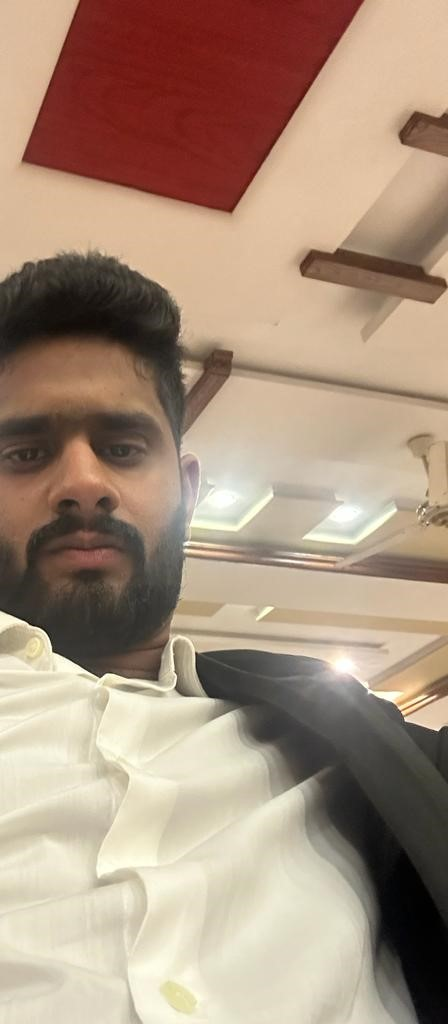
#> input picture img2.jpeg, 448 x 1024 px
$ python main.py
#> lines starting #> are read from the running program, lines starting #| are printed output that depends on the picture; after the words box and inside, x2 and y2 are one past the last pixel; in counts of white or black regions, pixels touching at a corner belong together
import cv2
import numpy as np

img_ = cv2.imread(
    r"img2.jpeg")
#> img_ is the input picture: shape (1024, 448, 3); mean B, G, R 125.6, 144.9, 168.3
img = cv2.imread(
    r"img1.jpeg")
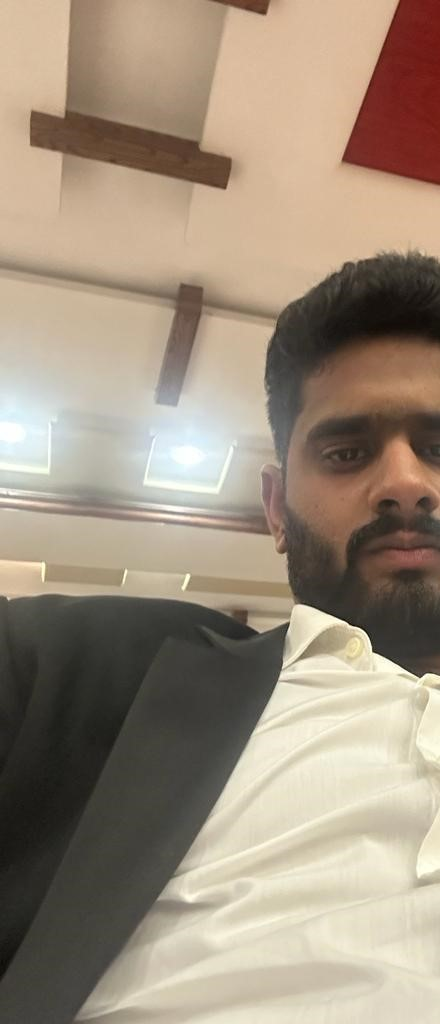
#> input picture img1.jpeg, 440 x 1024 px
#> img is the input picture: shape (1024, 440, 3); mean B, G, R 125.6, 143.3, 158.4

img1 = cv2.cvtColor(img_, cv2.COLOR_BGR2GRAY)
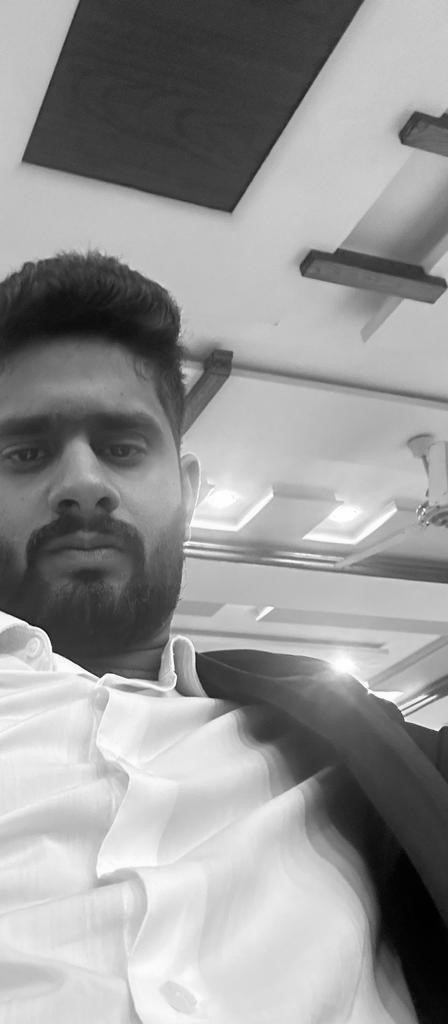
#> img1: shape (1024, 448); min 0, max 255, mean 149.7
img2 = cv2.cvtColor(img, cv2.COLOR_BGR2GRAY)
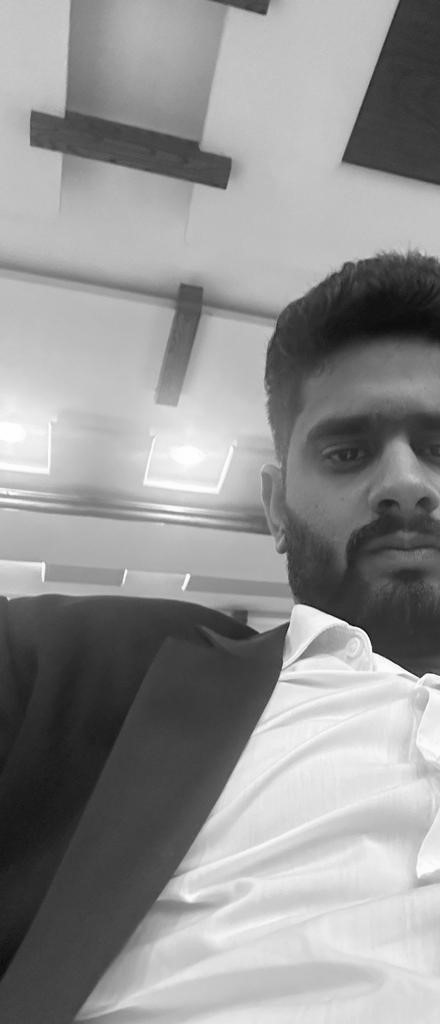
#> img2: shape (1024, 440); min 10, max 255, mean 145.8

sift = cv2.SIFT_create()

kp1, des1 = sift.detectAndCompute(img1, None)
#> kp1 = 425 keypoints; strongest (x, y, size): (196, 654, 2), (54, 650, 3.4), (111, 617, 84.3), (424, 509, 1.8)
kp2, des2 = sift.detectAndCompute(img2, None)
#> kp2 = 288 keypoints; strongest (x, y, size): (374, 650, 3.4), (287, 625, 3.9), (427, 676, 4.5), (215, 171, 25.3)

# cv2.imshow('original img1', cv2.drawKeypoints(img1, kp1, None))
# cv2.imshow('original img2', cv2.drawKeypoints(img2, kp1, None))

FLANN_INDEX_KDTREE = 0
index_params = dict(algorithm=FLANN_INDEX_KDTREE, trees=5)
search_paramS = dict(checks=50)
match = cv2.FlannBasedMatcher(index_params, search_paramS)
matches = match.knnMatch(des1, des2, k=2)
#> matches = 425 matches

good = []
for m, n in matches:
    if m.distance < 0.03*n.distance:
        good.append(m)
#> after the loop, good = 53 matches

draw_params = dict(matchColor=(0, 255, 0),
                   singlePointColor=None,
                   flags=2)

img3 = cv2.drawMatches(img_, kp1, img, kp2, good,
                       None, **draw_params)
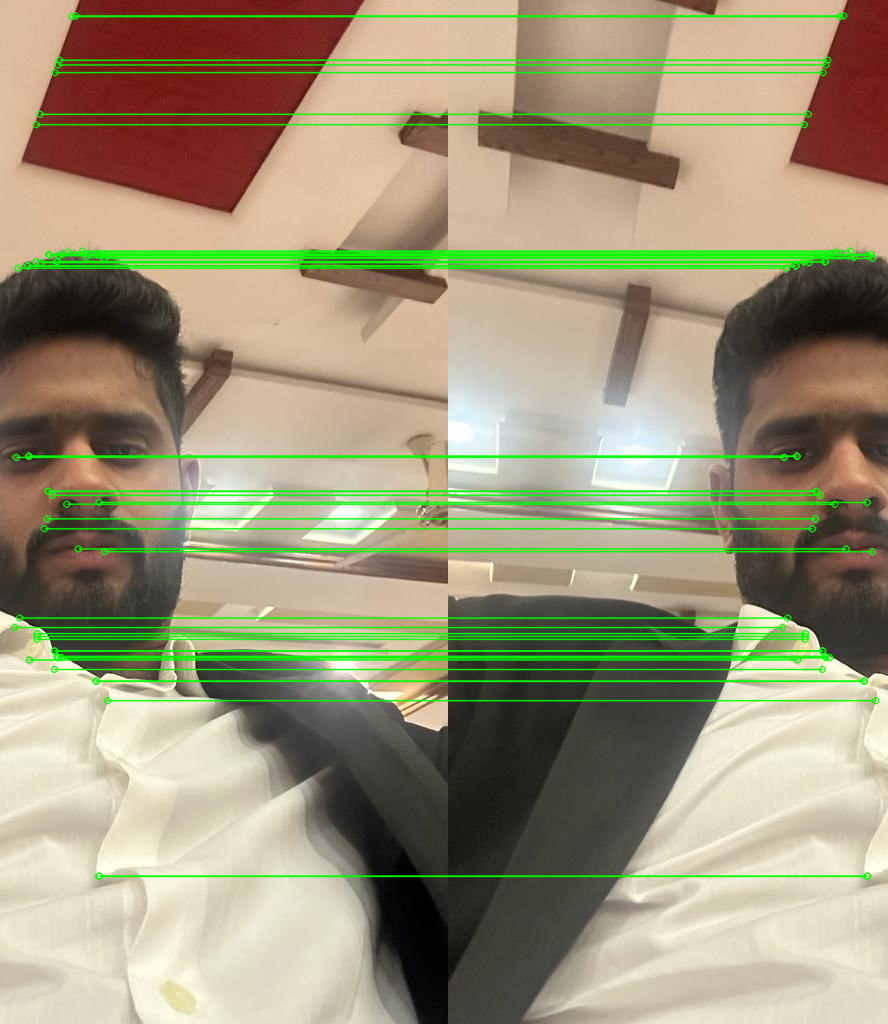
#> img3: shape (1024, 888, 3); mean B, G, R 119.7, 149.8, 155.5
cv2.imshow('matched points', img3)
MIN_MATCH_COUNT = 10

if len(good) > MIN_MATCH_COUNT:
    src_pts = np.float32([kp1[m.queryIdx].pt for m in good]).reshape(-1, 1, 2)
#> src_pts = 53 rows, first 8: [14.03, 627], [15.66, 456.9], [17.73, 267.6], [19.14, 617.6], [27.32, 265.4], [27.32, 265.4], [28.39, 455.8], [28.39, 455.8]
    des_pts = np.float32([kp2[m.trainIdx].pt for m in good]).reshape(-1, 1, 2)
#> des_pts = 53 rows, first 8: [334, 627], [335.7, 456.9], [337.7, 267.6], [339.1, 617.6], [347.3, 265.4], [347.3, 265.4], [348.4, 455.8], [348.4, 455.8]

    M, mask = cv2.findHomography(src_pts, des_pts, cv2.RANSAC, 5.0)
#> M = [[1, -1.83e-08, 320], [7.16e-07, 1, -3.71e-05], [1.55e-09, -6.72e-11, 1]]; mask = 53 values from 1 to 1

    h, w = img1.shape
#> h = 1024; w = 448
    pts = np.float32([[0, 0], [0, h-1], [w-1, h-1]]).reshape(-1, 1, 2)
#> pts = [[0, 0], [0, 1023], [447, 1023]]
    dst = cv2.perspectiveTransform(pts, M)
#> dst = [[320, -3.71e-05], [320, 1023], [767, 1023]]
    img2 = cv2.polylines(img2, [np.int32(dst)], True, 255, 3, cv2.LINE_AA)
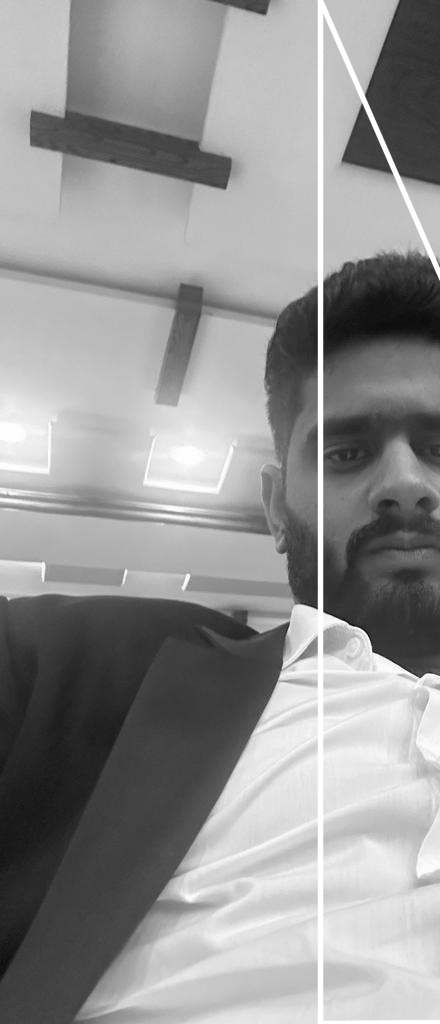
#> img2: shape (1024, 440); 2.14% of pixels changed, all inside (x1, y1, x2, y2) = (317, 0, 440, 1024)

dst = cv2.warpPerspective(
    img_, M, (img.shape[1]+img_.shape[1], img.shape[0]))
dst[0:img.shape[0], 0:img.shape[1]] = img
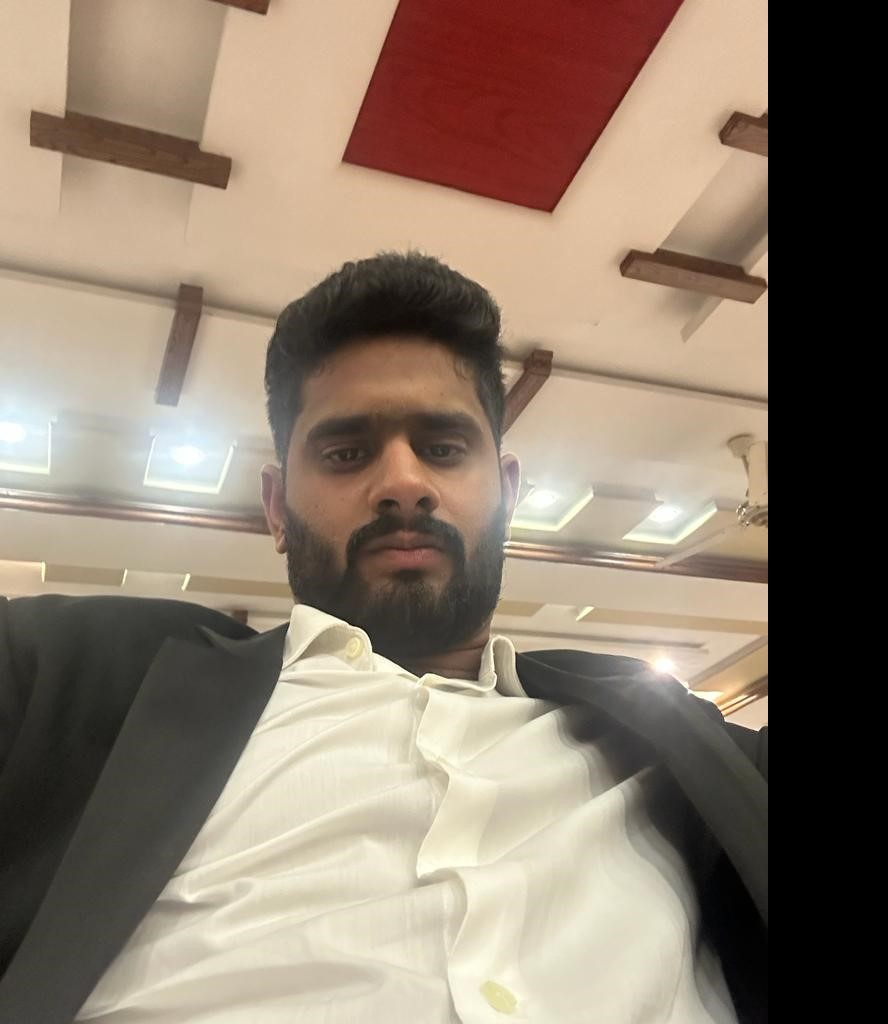
#> dst: shape (1024, 888, 3); mean B, G, R 109.5, 125.3, 141.3


def trim(Frame):
    if not np.sum(Frame[0]):
        return trim(Frame[1:])
    if not np.sum(Frame[-1]):
        return trim(Frame[:-2])
    if not np.sum(Frame[:, 0]):
        return trim(Frame[:, 1:])
    if not np.sum(Frame[:, -1]):
        return trim(Frame[:, :-2])
#> in trim (call 40), `return trim(Frame[:, :-2])`:
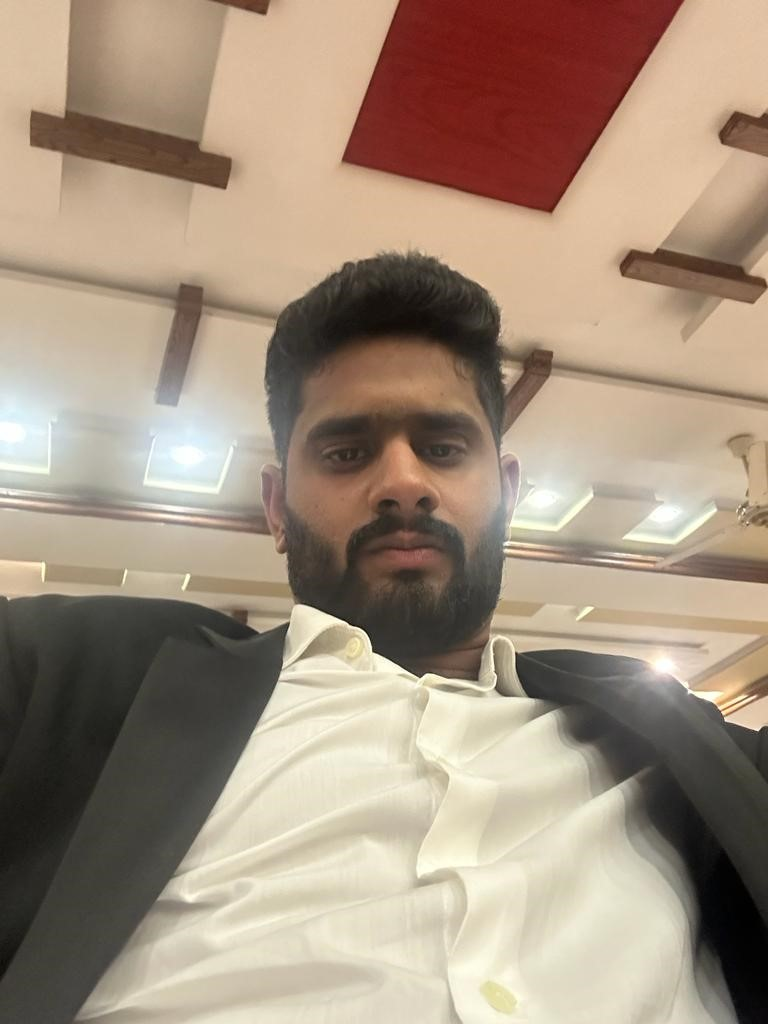
#> returned value: shape (1024, 768, 3); mean of channels 0, 1, 2 126.6, 144.9, 163.4; drawn as B, G, R

    return Frame


cv2.imshow('final', trim(dst))
cv2.waitKey(0)
